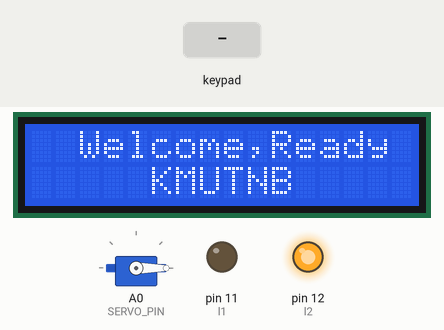
A sketch run on a simulated Arduino Uno, built with avr-gcc and run on an emulated ATmega328P. Shown: servo, 16×2 character LCD, output pins drawn as LEDs (lit = HIGH). The test bench sets the inputs (shaded band).

Above: at 3.2 s.
3.3 s: key '1' pressed
At 4.1 s:
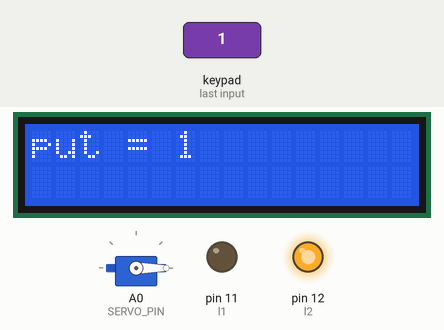
6.3 s: key 'A' pressed
At 7.9 s:
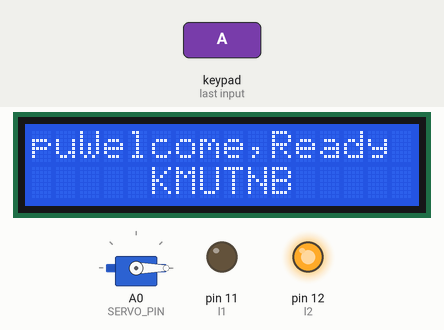
8.8 s: key 'B' pressed
At 9.3 s:
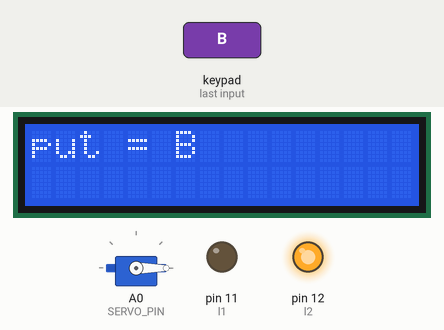
11.3 s: key 'C' pressed
At 12.1 s:
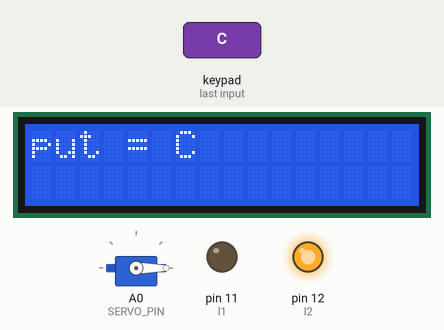
13.8 s: key '*' pressed
At 14.5 s:
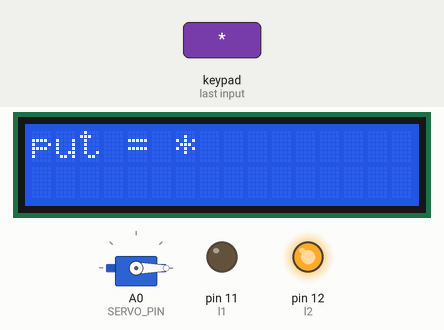
16.3 s: key '#' pressed
At 17.1 s:
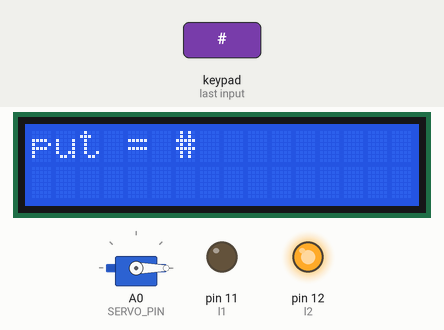
Timing chart, 0 to 19.3 s (numbered marks = the images above; inputs shaded):
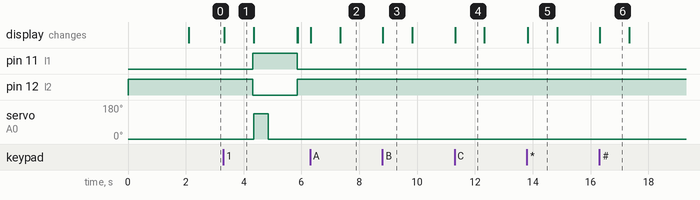

The sketch:

prokit.ino
```cpp
#include <Servo.h>


//#include <Arduino.h>
//#include <Servo.h>
#include <LiquidCrystal_I2C.h>
#include <Keypad.h>
#define SERVO_PIN  A0
#define l1 11
#define l2 12

LiquidCrystal_I2C lcd(0x27,16,2);
char value = '0';
const  byte ROWS = 4; // Four rows
const byte COLS = 4; // Three columns
Servo servo;
// Define  the Keymap
char keys[ROWS][COLS] = {
  {'1','2','3','A'},
  {'4','5','6','B'},
  {'7','8','9','C'},
  {'*','0','#','D'}
};
byte rowPins[ROWS]  = { 9, 8, 7, 6};// Connect keypad ROW0, ROW1, ROW2 and ROW3 to these Arduino pins.
byte  colPins[COLS] = { 5, 4, 3, 2 }; // Connect keypad COL0, COL1 and COL2 to these Arduino  pins.
Keypad kpd = Keypad( makeKeymap(keys), rowPins, colPins, ROWS, COLS  ); //  Create the Keypad

int num(char c){
  if(c == '0'){return 0;}
  if(c == '1'){return 1;}
  if(c == '2'){return 2;}
  if(c == '3'){return 3;}
  if(c == '4'){return 4;}
  if(c == '5'){return 5;}
  if(c == '6'){return 6;}
  if(c == '7'){return 7;}
  if(c == '8'){return 8;}
  if(c == '9'){return 9;}
}
void setup(){
    pinMode(l1,OUTPUT);
    pinMode(l2,OUTPUT);
    digitalWrite(l1,0);
    digitalWrite(l2,1);
    servo.attach(SERVO_PIN);
    servo.write(0); // rotate servo motor to 0°
    lcd.init();
    lcd.backlight();
    lcd.setCursor(3,0);
    lcd.clear();
    lcd.print("Hello");
    lcd.setCursor(0,1);
    lcd.print("KMUTNB");
    delay(2000);
    lcd.clear();
}
void loop(){

  value = kpd.getKey();
  if(value != false){
  lcd.clear();
  lcd.print("put = ");
  lcd.print(value);
  delay(1000);
  }
  else{
    lcd.setCursor(2,0);
    lcd.print("Welcome,Ready");
    lcd.setCursor(5,1);
    lcd.print("KMUTNB");
  }
  if(value != num(value)){
    for(int p = 1;p<=num(value);p++){
    digitalWrite(l1,1);
    digitalWrite(l2,0);
    lcd.clear();
   	lcd.print("Put = ");
    lcd.print(value);
    lcd.setCursor(0,1);
    lcd.print("Working : ");
    lcd.print(p);
    servo.write(135);
		delay(500);
    servo.write(0);
    delay(1000);
    }
    lcd.clear();
    digitalWrite(l1,0);
    digitalWrite(l2,1);
  }
}
```

Measured:
- after the input at 3.3 s, pin 11 (l1): LOW → HIGH after 1.0 s, → LOW 1.5 s later; pin 12 (l2): HIGH → LOW after 1.0 s, → HIGH 1.5 s later; servo on A0 (SERVO_PIN): 0° → 135° after 1.0 s, → 0° 0.50 s later; the display: changes at once (image 1)
- after the input at 6.3 s, the display: first changes at once (image 2 shows a later state)
- after the input at 8.8 s, the display: changes at once (image 3)
- after the input at 11.3 s, the display: changes at once (image 4)
- after the input at 13.8 s, the display: changes at once (image 5)
- after the input at 16.3 s, the display: changes at once (image 6)
- what the display in image 1 shows lasts 1.0 s, from 3.3 s to 4.3 s
